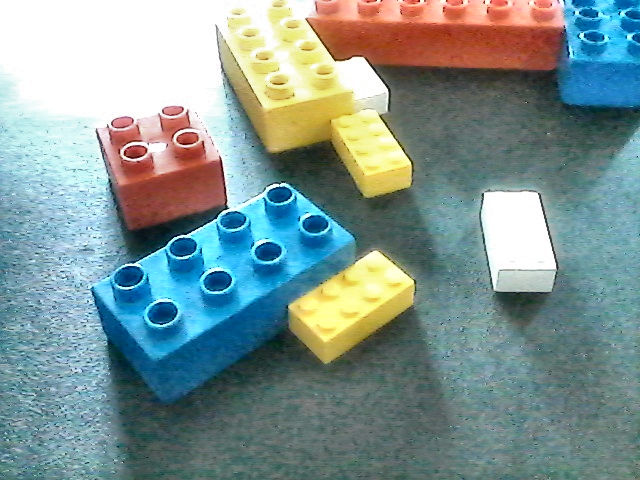
#> input picture milestone1/Better_Image.png, 640 x 480 px
$ python -i histogram.py   (imports and definitions only)
#> lines starting #> are read from the running program, lines starting #| are printed output that depends on the picture
import cv2 as cv
from matplotlib import pyplot as plt

def hist(picture):

#> called with picture = 'Better_Image.png'
    img = cv.imread(picture)  # adquire a imagem do vídeo
#> img is the input picture: shape (480, 640, 3); mean B, G, R 147.5, 149.2, 127.9

    # juntar tudo na mesma imagem
    plt.figure(1)
    plt.subplot(221)
    plt.title('New Image')
    # tratamento da imagem original
    plt.imshow(img)

    plt.subplot(222)
    plt.title('New Image Histogram')
    gray = cv.cvtColor(img, cv.COLOR_BGR2GRAY)
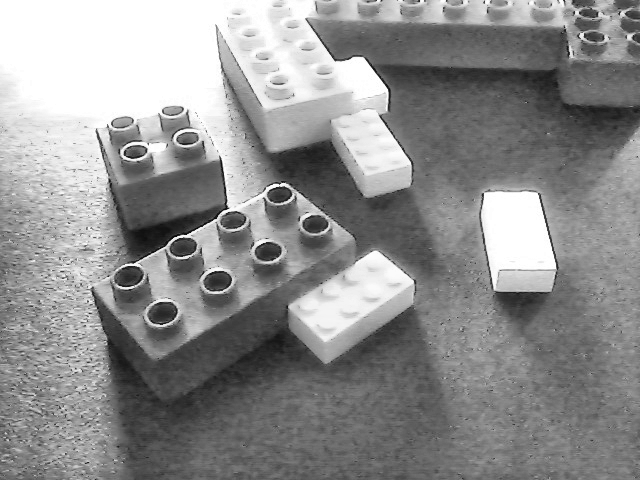
#> gray: shape (480, 640); min 6, max 255, mean 142.7
    origin_hist = cv.calcHist([gray.ravel()], [0], None, [256], [5, 251])
#> origin_hist = 256 values, max 3054 at index 107, min 0 at index 0, mean 1075.7
    plt.plot(origin_hist)

    # tratamento da imagem para escala HSV
    plt.subplot(223)
    plt.title('HSV Image')
    hsv = cv.cvtColor(img, cv.COLOR_BGR2HSV)  # img to HSV
#> hsv: shape (480, 640, 3); mean H, S, V 70.2, 86.6, 165.9
    plt.imshow(hsv)

    plt.subplot(224)
    plt.title('HSV Image Histogram')
    hsv_hist = cv.calcHist([hsv.ravel()], [0], None, [256], [5, 251])
#> hsv_hist = 256 values, max 17188 at index 82, min 0 at index 25, mean 3101.4
    plt.plot(hsv_hist)
    plt.show()
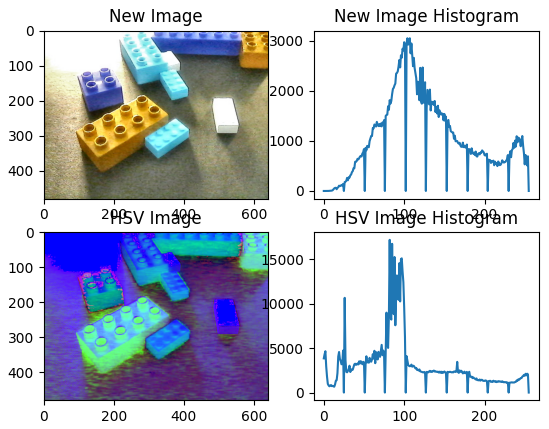
#> figure drawn by matplotlib, 4 panels; B, G, R data is drawn as R, G, B; panel 2: curve peaks at x = 107, y = 3054; panel 4: curve peaks at x = 82, y = 17188

>>> result = hist('Better_Image.png')
